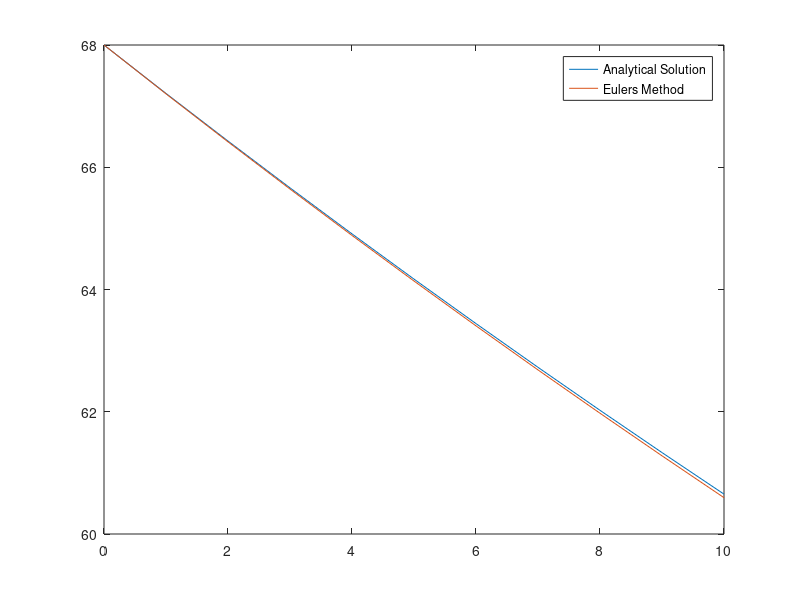

Reproduce this figure in MATLAB.
clear all ; %clears everything 
clc ; %clears command window

n = 11; %number of iterations (0 to 10 min)
Ta = 21; %degree celcius
k = 0.017; % per minute
To = 68; %degree celcius

time = zeros(n,1);
temp = zeros(n,1); %temperature based on euler method
tempexact = zeros(n,1); %temperature based on analytical method

time(1)=0;
temp(1)=To;
tempexact(1)=To;

time_step = 1; % 1 minute 

for i=2:n
    time(i)=time(i-1)+time_step;
    tempexact(i)= Ta + (To-Ta)*exp((-k)*time(i));
    temp(i)=temp(i-1)-(k*(temp(i-1)-Ta)*time_step);
    
end

plot(time,tempexact);
hold on;
plot(time,temp);

legend('Analytical Solution', 'Eulers Method')